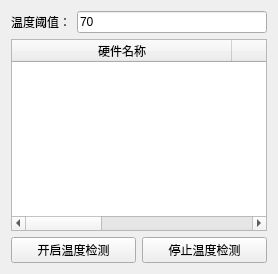
              <widget class="QWidget" name="tab_43">
               <attribute name="title">
                <string>机器状态</string>
               </attribute>
               <layout class="QVBoxLayout" name="verticalLayout_54">
                <item>
                 <layout class="QHBoxLayout" name="horizontalLayout_32">
                  <item>
                   <widget class="QLabel" name="label_2">
                    <property name="text">
                     <string>温度阈值：</string>
                    </property>
                   </widget>
                  </item>
                  <item>
                   <widget class="QLineEdit" name="threshold_input_lineEdit">
                    <property name="text">
                     <string>70</string>
                    </property>
                   </widget>
                  </item>
                 </layout>
                </item>
                <item>
                 <widget class="QTableWidget" name="temperature_tableWidget">
                  <attribute name="horizontalHeaderCascadingSectionResizes">
                   <bool>false</bool>
                  </attribute>
                  <attribute name="horizontalHeaderDefaultSectionSize">
                   <number>220</number>
                  </attribute>
                  <attribute name="horizontalHeaderStretchLastSection">
                   <bool>true</bool>
                  </attribute>
                  <attribute name="verticalHeaderCascadingSectionResizes">
                   <bool>false</bool>
                  </attribute>
                  <column>
                   <property name="text">
                    <string>硬件名称</string>
                   </property>
                  </column>
                  <column>
                   <property name="text">
                    <string>当前温度</string>
                   </property>
                  </column>
                  <column>
                   <property name="text">
                    <string>状态</string>
                   </property>
                  </column>
                 </widget>
                </item>
                <item>
                 <layout class="QHBoxLayout" name="horizontalLayout_23">
                  <item>
                   <widget class="QPushButton" name="check_temperature_pushButton">
                    <property name="text">
                     <string>开启温度检测</string>
                    </property>
                   </widget>
                  </item>
                  <item>
                   <widget class="QPushButton" name="stop_check_temperature_pushButton">
                    <property name="text">
                     <string>停止温度检测</string>
                    </property>
                   </widget>
                  </item>
                 </layout>
                </item>
               </layout>
              </widget>
